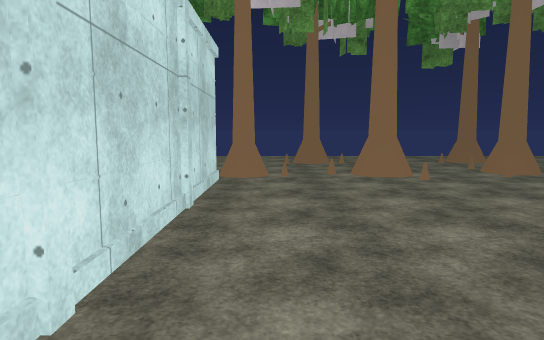
View 1 (above)

24 first-person views from a walk through a Unity game level. The camera is 1.5 m above the floor, tilts 6° down and sees 75° across. The floor is counted in squares, 2 m on a side. Each view is taken from the middle of a square. On the plan, view 1 faces up. The plan holds only what a view shows up to about 11 squares ahead; the rest is blank. The place goes on beyond the plan. Surface patterns are stand-ins for the level's own textures.

View 2
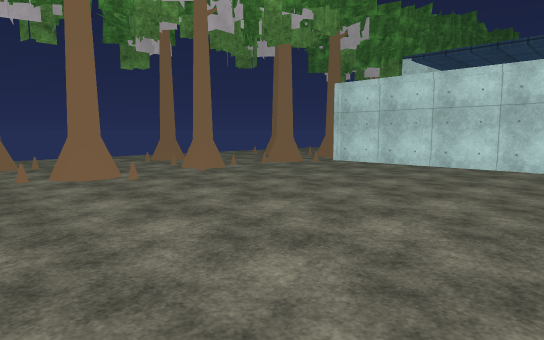

View 3
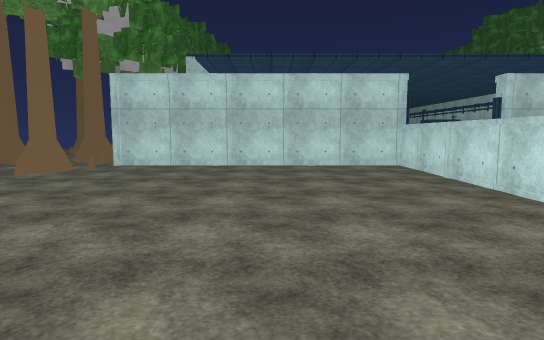

View 4
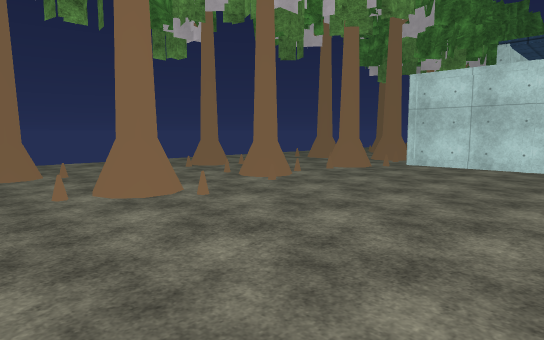

View 5
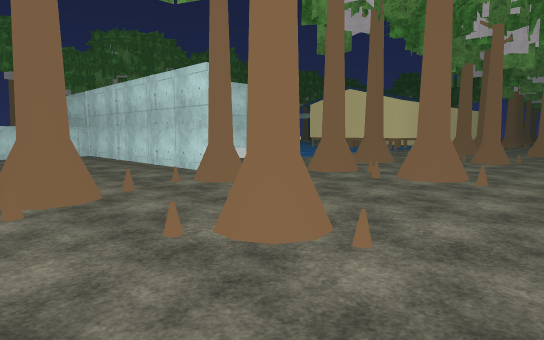

View 6
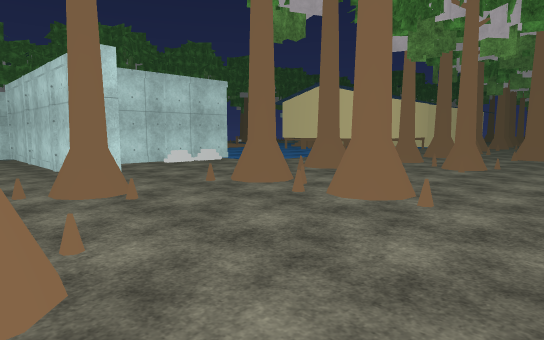

View 7
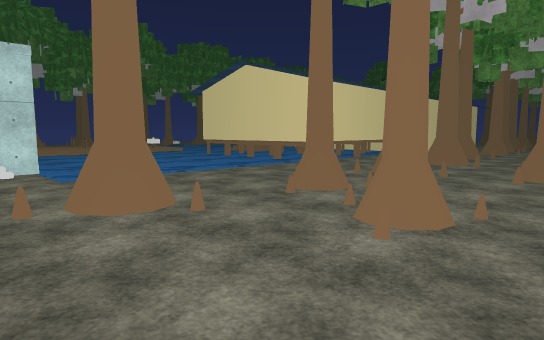

View 8
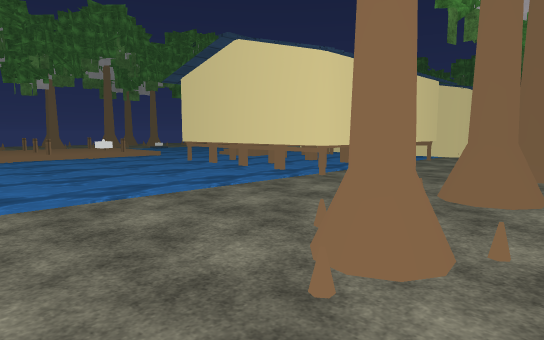

View 9
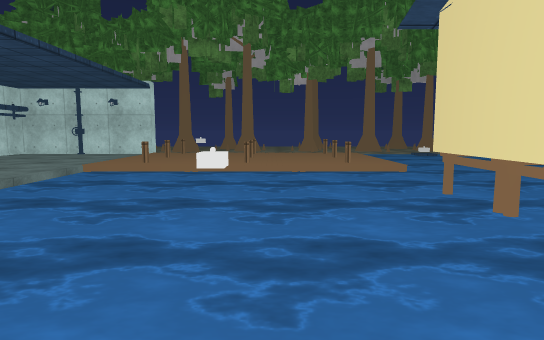

View 10
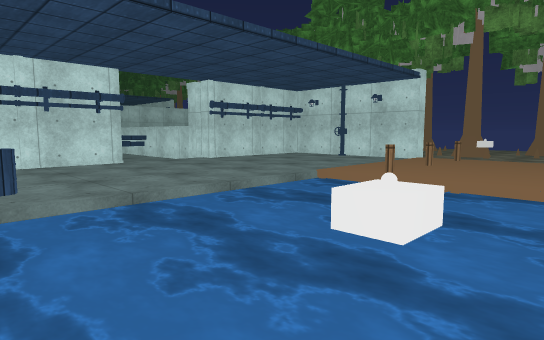

View 11
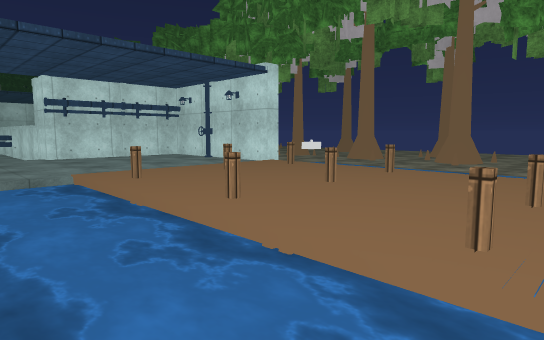

View 12
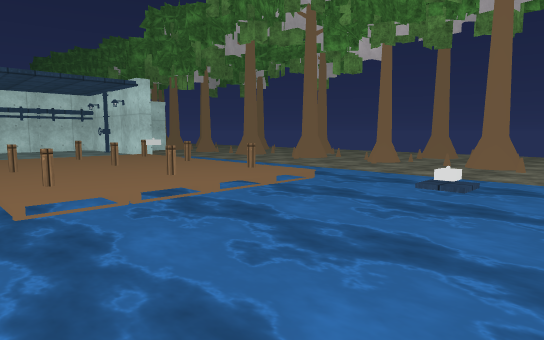

View 13
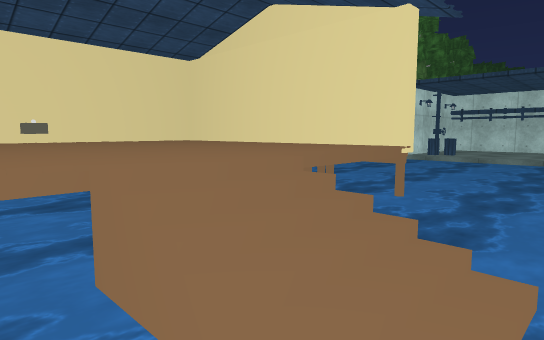

View 14
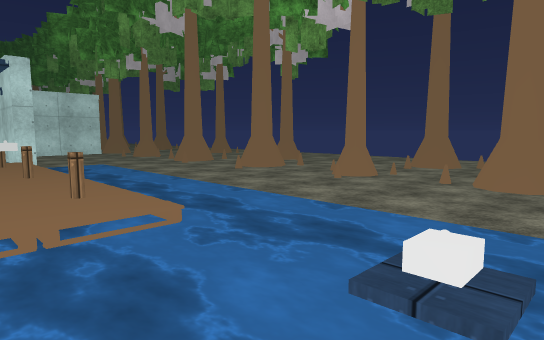

View 15
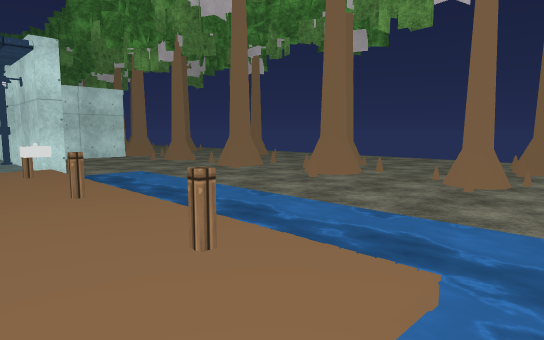

View 16
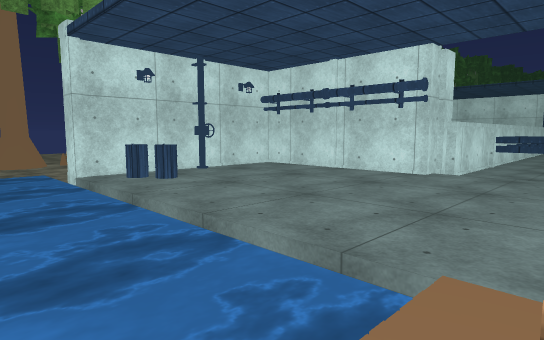

View 17
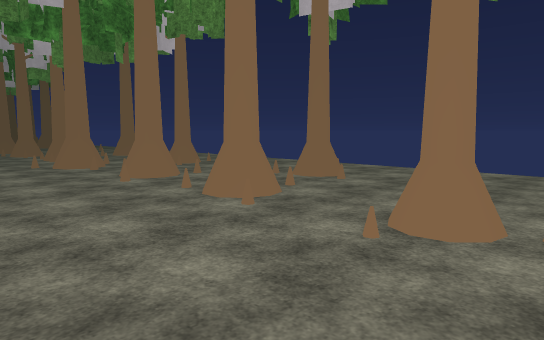

View 18
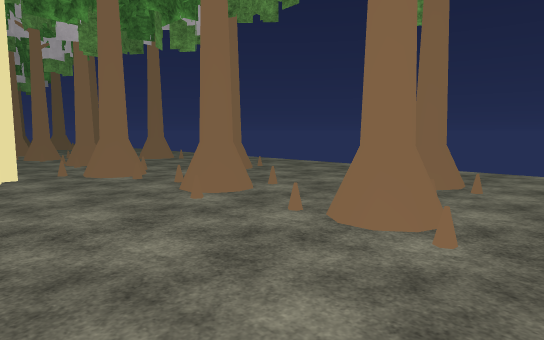

View 19
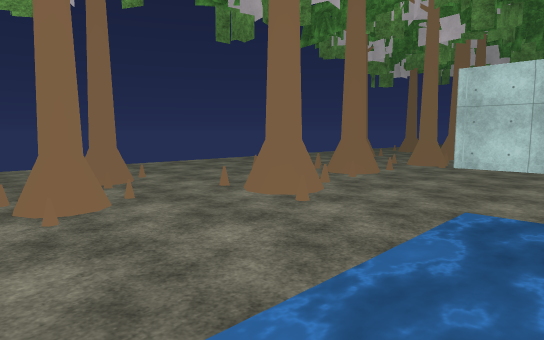

View 20
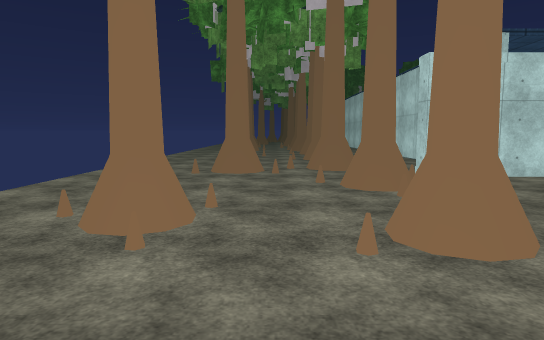

View 21
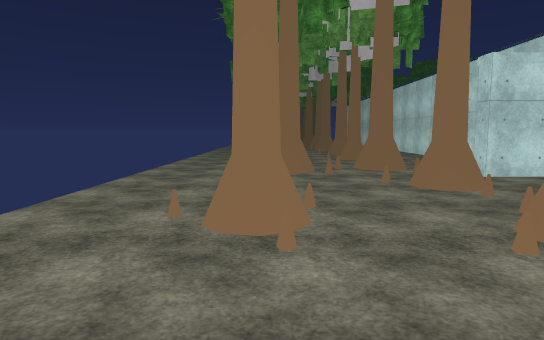

View 22
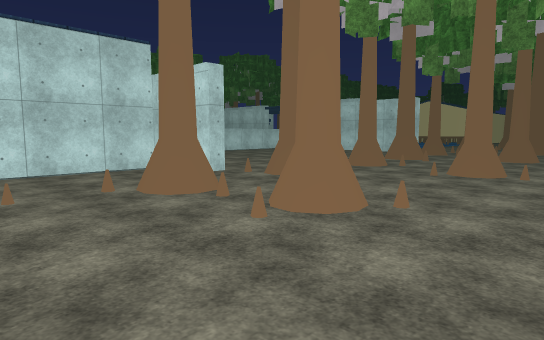

View 23
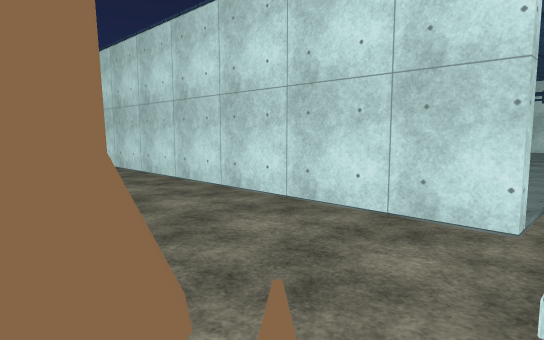

View 24
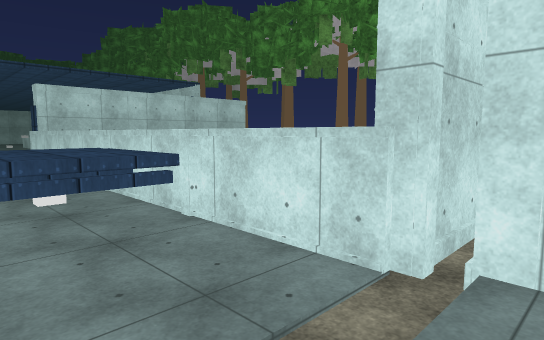

### Floor plan
Key: @ floor where view 1 was taken; # wall or solid block; x gap in a wall; . main floor; : floor 0.25 m higher than the main floor; / step, stairs or slope; = window, fence, low wall or low ledge; ~ water the walk can cross; ^ raised ledge; O other object.
Columns run from 15 left of view 1 to 12 right of it. Each row starts with its distance up from view 1.
 11 ........ ...................
 10 ....=.......................
  9 #...#...:..=#...#...#...#...
  8 ............x...........x...
  7 #.#..#.#....#....#./#...##.#
  6 #........##...#x.#./#......
  5 ..............#........#....
  4 OOOO#~~~~~....#........#####
  3 OOOO#~~~~~OO###........#:
  2 OOOO#~~~~~O##:#........#:
  1 OOOO#~~O~~O:::#........#:
  0 OOOO#~~~~~::::#@.......#:
 -1 ~/~~~~~~~~::::###^^#####:
 -2 ~~~~~~~~~~::::...^^.    :
 -3 ~~~~~O~O~O::::###^^#####:
 -4 ~~~~.O.O.O::::#
 -5 ~~~~......::::#
 -6 ~~~~~O OO~#####
 -7 ~~~~~~~~O~...
 -8  .............#
 -9  .............#
-10  ........##.#.#
-11  .#=#..#=....
-12  .......x..
-13   .=#...:
-14   .......
-15     .....

Positions as (right, up) in squares from view 1, and headings:
1: (0, 0), facing up
2: (0, 0), facing up-right
3: (0, 2), facing right
4: (0, 2), facing up-right
5: (3, 11), facing down-left
6: (1, 11), facing down-left
7: (-4, 10), facing down-left
8: (-6, 8), facing down-left
9: (-9, 4), facing down
10: (-9, 2), facing down-right
11: (-11, -1), facing down-right
12: (-15, -2), facing down-right
13: (-15, -2), facing up-right
14: (-14, -5), facing down-right
15: (-12, -5), facing down-right
16: (-7, -3), facing up-right
17: (-7, 4), facing up-left
18: (-9, 4), facing up-left
19: (-9, 3), facing up-right
20: (2, 8), facing right
21: (2, 9), facing right
22: (12, 11), facing down-left
23: (8, 7), facing down-right
24: (-2, -1), facing down-right
